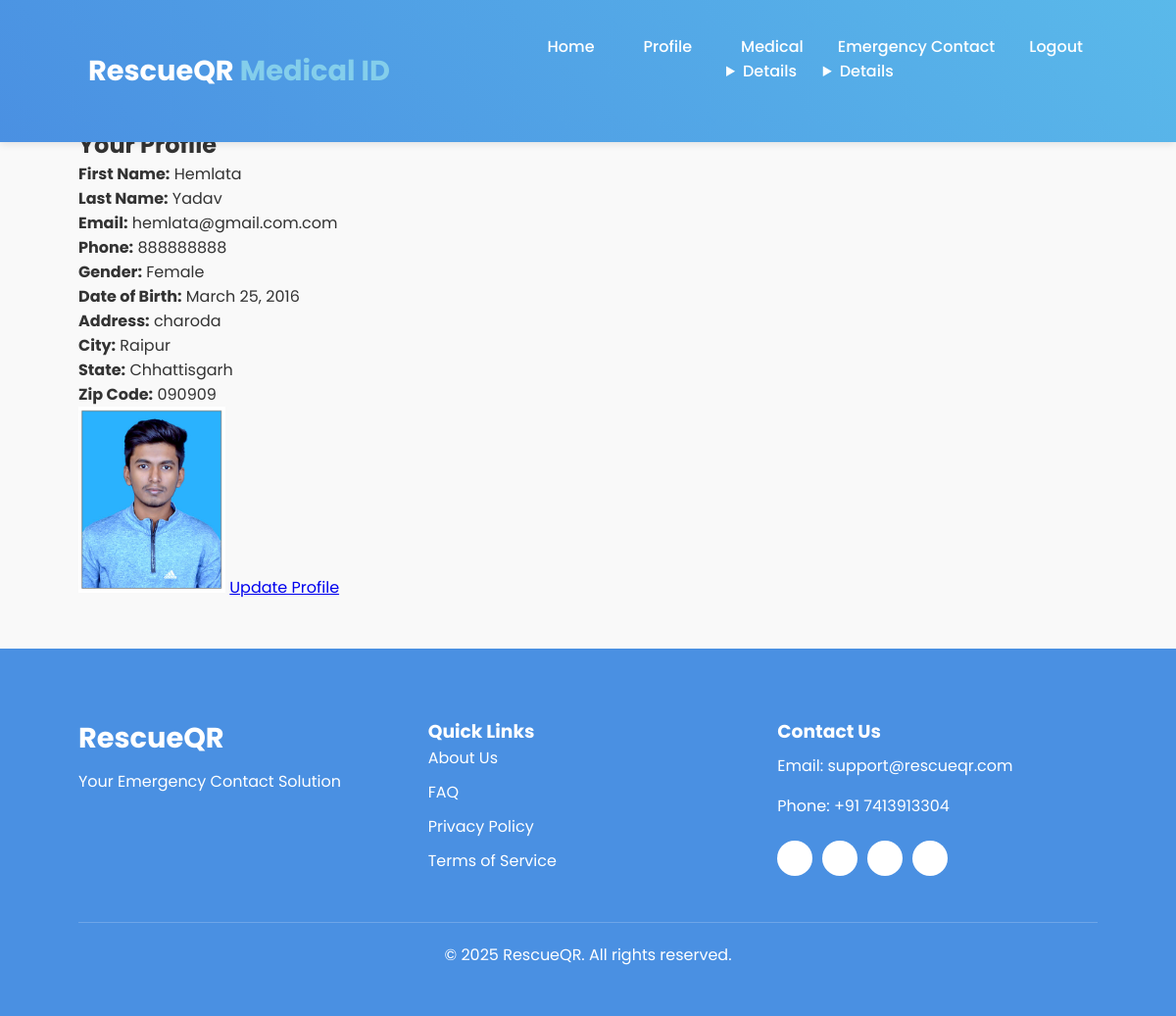
Before: /userprofile/profile/ (signed in) with the older database file.
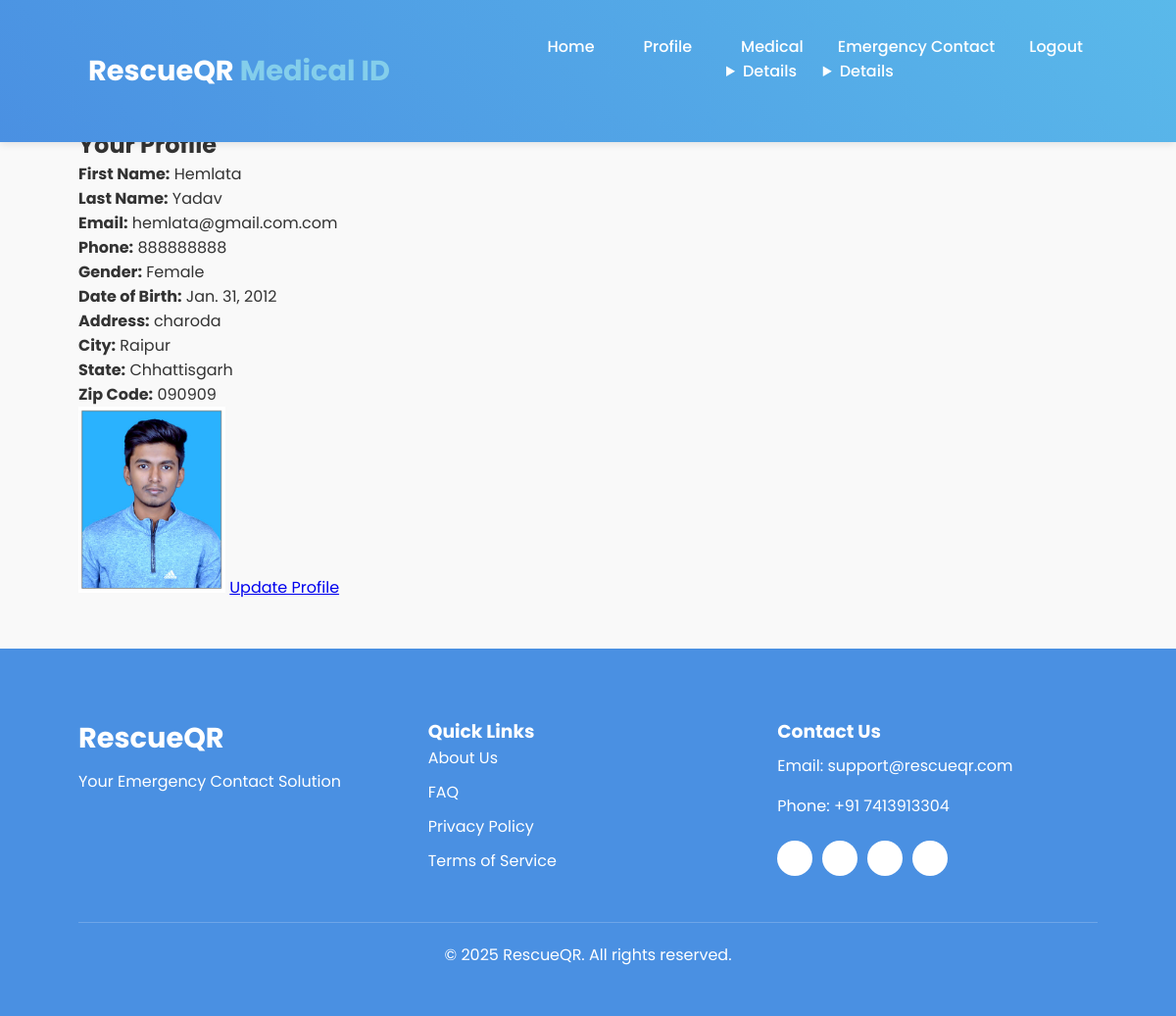
After: the same page with the newer database file.
### userprofile/models.py (models this page shows, shortened)
class UserProfile(models.Model):
    GENDER_CHOICES = [
        ('Male', 'Male'),
        ('Female', 'Female'),
        ('Other', 'Other'),
    ]
    user = models.OneToOneField(settings.AUTH_USER_MODEL, on_delete=models.CASCADE)
    profile_picture = models.ImageField(upload_to='profile_pics/', blank=True, null=True)
    gender = models.CharField(max_length=255, choices=GENDER_CHOICES, blank=True, null=True)
    date_of_birth = models.DateField(null=True, blank=True)
    address = models.CharField(max_length=255, blank=True, null=True)
    city = models.CharField(max_length=255, blank=True, null=True)
    state = models.CharField(max_length=255, blank=True, null=True)
    zip_code = models.CharField(max_length=255, blank=True, null=True)
    created_at = models.DateTimeField(auto_now_add=True)
    updated_at = models.DateTimeField(auto_now=True)

### userprofile/views.py (the view)
# urls.py: path('profile/', views.profile_view, name='user-profile'),
@login_required
def profile_view(request):
    try:
        profile = UserProfile.objects.get(user=request.user)
    except UserProfile.DoesNotExist:
        profile = None
    return render(request, 'userprofile/profile.html', {'userprofile': profile, 'user': request.user})

### userprofile/templates/userprofile/profile.html
{% extends 'base.html' %}
{% block content %}
  <h2>Your Profile</h2>
    <p><strong>First Name:</strong> {{ user.first_name }}</p>
    <p><strong>Last Name:</strong> {{ user.last_name }}</p>
    <p><strong>Email:</strong> {{ user.email }}</p>
    <p><strong>Phone:</strong> {{ user.phone }}</p>
    <p><strong>Gender:</strong> {{ userprofile.gender }}</p>
    <p><strong>Date of Birth:</strong> {{ userprofile.date_of_birth }}</p>
    <p><strong>Address:</strong> {{ userprofile.address }}</p>
    <p><strong>City:</strong> {{ userprofile.city }}</p>
    <p><strong>State:</strong> {{ userprofile.state }}</p>
    <p><strong>Zip Code:</strong> {{ userprofile.zip_code }}</p>
    {% if userprofile.profile_picture %}
      <img src="{{ userprofile.profile_picture.url }}" alt="Profile Picture" width="150">
    {% else %}
      <p>No profile picture available</p>
    {% endif %}
  <a href="{% url 'userprofile:update-profile' %}">Update Profile</a>
{% endblock %}

Changed rows visible on the page:
changed UserProfile "Female": date_of_birth "March 25, 2016" → "Jan. 31, 2012"
